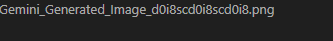
#> input picture Gemini_Generated_Image_d0i8scd0i8scd0i8.png, 333 x 41 px; its folder holds only this picture in this run
$ python surgical_v202_right_crop.py
#> lines starting #> are read from the running program, lines starting #| are printed output that depends on the picture; after the words box and inside, x2 and y2 are one past the last pixel; in counts of white or black regions, pixels touching at a corner belong together
import cv2
import numpy as np
import glob
import os

def surgical_v202_right_crop(output_path):
    # 1. Source (Green Screen)
#> called with output_path = 'public/assets/water_deity_unit_final.png'
    search_pattern = "../Gemini_*.png"
    files = glob.glob(search_pattern) + glob.glob("Gemini_*.png")
    if not files: return
    latest_file = max(files, key=os.path.getmtime)
    print(f"Using source: {latest_file}")

    img = cv2.imread(latest_file)
#> img is the input picture: shape (41, 333, 3); mean B, G, R 40.2, 40.1, 40.1
    b, g, r = cv2.split(img)
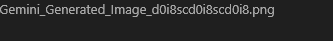
#> r: shape (41, 333); min 31, max 169, mean 40.1
    h, w = img.shape[:2]
#> h = 41; w = 333

    # 2. RAW GREEN EXTRACTION (V200 Base)
    # G > R + 20 and G > B + 20 and G > 50
    is_green_bg = (g.astype(int) > r.astype(int) + 20) & \
                  (g.astype(int) > b.astype(int) + 20) & \
                  (g > 50)
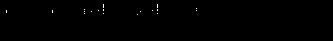
#> is_green_bg: shape (41, 333) bool; 0.22% white in thin lines or dots, all inside (x1, y1, x2, y2) = (6, 4, 197, 15)

    alpha = np.ones_like(r, dtype=np.uint8) * 255
    alpha[is_green_bg] = 0

    # 3. DESPILL (Global)
    new_g = g.copy()
    max_rb = np.maximum(r, b)
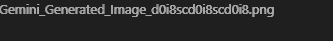
#> max_rb: shape (41, 333); min 31, max 169, mean 43.3
    new_g = np.minimum(new_g, max_rb)

    # 4. RIGHT SIDE DESPILL (V201 Logic)
    right_side = np.zeros_like(alpha, dtype=bool)
    right_side[:, int(w*0.5):] = True
    current_g = new_g[right_side]
#> current_g = 6847 values, max 169 at index 669, min 31 at index 0, mean 38.65
    current_b = b[right_side]
#> current_b = 6847 values, max 169 at index 669, min 31 at index 0, mean 38.73
    new_g[right_side] = np.minimum(current_g, current_b)
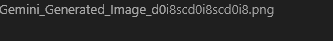
#> new_g: shape (41, 333); min 31, max 169, mean 39.2

    # 5. RIGHT CROP (The Fix)
    # User sees a black bar on the right side.
    # It's likely a UI artifact from the source screenshot that passed the green filter.
    # We essentially crop the image width by blanking out the rightmost 15%.

    crop_zone = int(w * 0.85)
#> crop_zone = 283
    alpha[:, crop_zone:] = 0

    # Also clean top/bottom edges just in case
    alpha[0:10, :] = 0
    alpha[-10:, :] = 0
    alpha[:, 0:10] = 0

    # 6. ORANGE KILLER (Standard)
    col_x0, col_x1 = int(w*0.43), int(w*0.57)
#> col_x0 = 143; col_x1 = 189
    col_y0, col_y1 = int(h*0.20), int(h*0.60)
#> col_y0 = 8; col_y1 = 24
    h_idx, w_idx = np.indices((h, w))
    in_skin_zone = (w_idx >= col_x0) & (w_idx <= col_x1) & (h_idx >= col_y0) & (h_idx <= col_y1)

    outside_skin = ~in_skin_zone
    current_r = r[outside_skin]
#> current_r = 12854 values, max 169 at index 1370, min 31 at index 0, mean 39.53
    current_b = b[outside_skin]
#> current_b = 12854 values, max 169 at index 1359, min 31 at index 0, mean 39.56
    new_r = r.copy()
    new_r[outside_skin] = np.minimum(current_r, current_b)
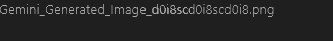
#> new_r: shape (41, 333); 4.19% of pixels changed, all inside (x1, y1, x2, y2) = (0, 4, 274, 17)

    # 7. SHADOW LIFT (Standard)
    brightness = new_r.astype(int) + new_g.astype(int) + b.astype(int)
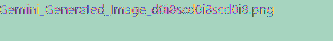
#> brightness: shape (41, 333) int64; 37 distinct labels, from 93 to 507; one colour per label, 0 black
    is_very_dark = (brightness < 60) & (alpha == 255)
#> is_very_dark: shape (41, 333) bool; every value is 0
    new_b_out = b.copy()
    new_b_out[is_very_dark] = 100

    # Save
    final_img = cv2.merge([new_b_out, new_g, new_r, alpha])
    final_img[alpha == 0] = 0
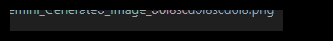
#> final_img: shape (41, 333, 4); mean of channels 0, 1, 2, 3 17.6, 17.1, 16.3, 106.8; drawn as B, G, R

    cv2.imwrite(output_path, final_img)
    print(f"Surgical V202 Right Crop Complete: {output_path}")

surgical_v202_right_crop("public/assets/water_deity_unit_final.png")
